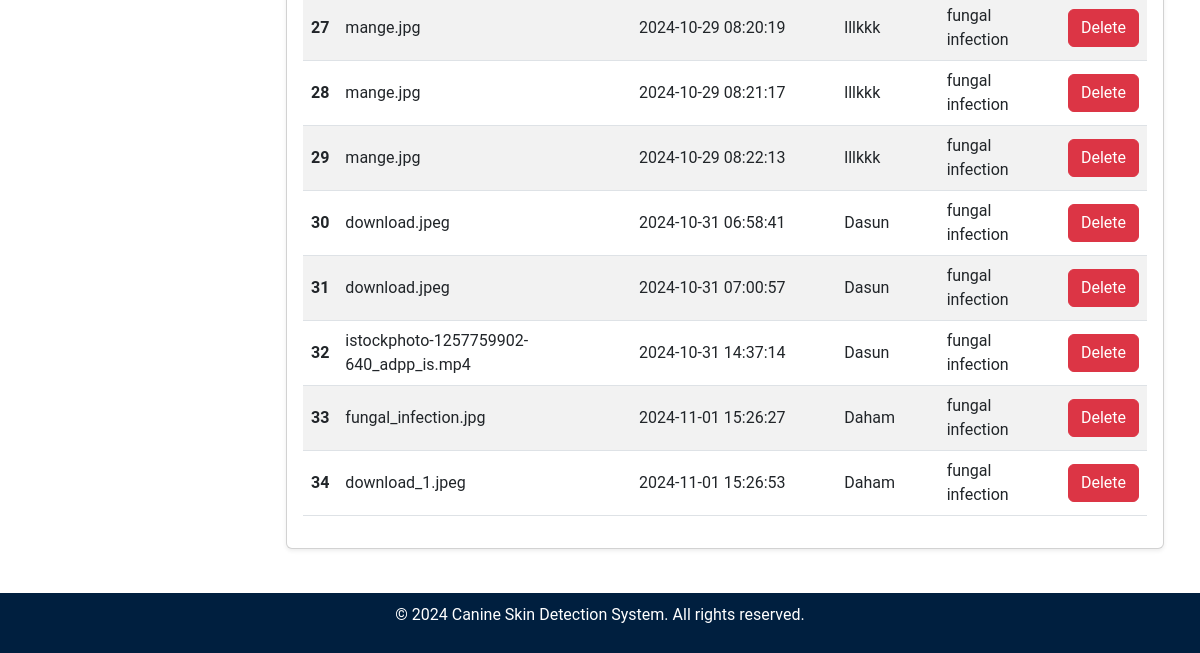
The app's page /admin/upload_logs (lower part), older data.
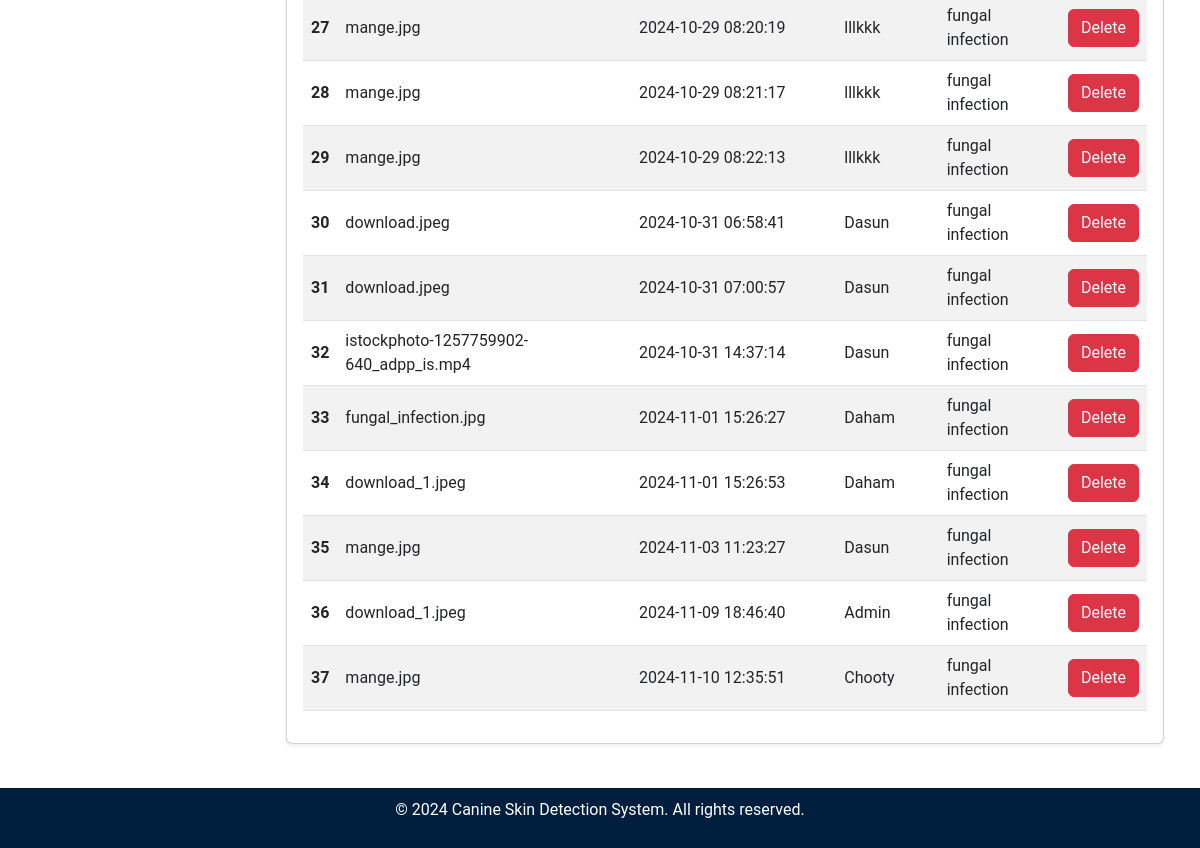
The same page, newer data.
### tables this page shows
CREATE TABLE uploads (
    id INTEGER PRIMARY KEY AUTOINCREMENT,
    filename TEXT NOT NULL,
    upload_date TIMESTAMP DEFAULT CURRENT_TIMESTAMP,
    file_type TEXT NOT NULL,
    result TEXT NOT NULL,  -- Add a column for storing the result (disease name)
    username TEXT NOT NULL  -- Store the username instead of user_id
);

### admin.py (the view)
@admin.route('/upload_logs')
def upload_logs():
    conn = get_db_connection()
    uploads = conn.execute('SELECT * FROM uploads').fetchall()
    conn.close()
    return render_template('admin/upload_logs.html', uploads=uploads)

### db.py (called while the page is built)
def get_db_connection():
    conn = sqlite3.connect('site.db')
    conn.row_factory = sqlite3.Row  # Allows accessing rows as dictionaries
    return conn

### templates/admin/upload_logs.html (shortened to what this page needs)
<!DOCTYPE html>
<html lang="en">
<head>
    <link href="https://cdn.jsdelivr.net/npm/bootstrap@5.3.0-alpha1/dist/css/bootstrap.min.css" rel="stylesheet">
    <link rel="stylesheet" href="{{ url_for('static', filename='css/admin_styles.css') }}">
    <link href="https://cdnjs.cloudflare.com/ajax/libs/bootstrap-icons/1.8.1/font/bootstrap-icons.min.css" rel="stylesheet">
</head>
<body>
    <div class="content p-4">
        <div class="container-fluid">
            <div class="card shadow-sm mt-4">
                <div class="card-body">
                    {% if uploads %}
                    <table class="table table-hover table-striped align-middle">
                        <tbody>
                            {% for upload in uploads %}
                            <tr>
                                <th scope="row">{{ upload.id }}</th>
                                <td>{{ upload.filename }}</td>
                                <td>{{ upload.upload_date }}</td>
                                <td>{{ upload.username }}</td>
                                <td>{{ upload.result }}</td>
                                <td>
                                    <form action="{{ url_for('admin.delete_log', upload_id=upload.id) }}" method="POST" onsubmit="return confirm('Are you sure you want to delete this upload?');">
                                        <button type="submit" class="btn btn-danger">Delete</button>
                                    </form>
                                </td>
                            </tr>
                            {% endfor %}
                        </tbody>
                    </table>
                    {% else %}
                        <p class="text-center">No logs found for the selected filters.</p>
                    {% endif %}
                </div>
            </div>
        </div>
    </div>
    {% include 'partials/footer_admin.html' %}
</body>
</html>

### templates/partials/footer_admin.html
<footer class="mt-auto">
    <div class="container">
        <p>&copy; 2024 Canine Skin Detection System. All rights reserved.</p>
    </div>
</footer>

### static/css/admin_styles.css (style rules this page uses)
html,body { font-family: 'Roboto', sans-serif; height: 100%; margin: 0; }
.card { margin-bottom: 20px; }
.content { margin-left: 250px; padding: 20px; flex: 1; }
footer { background-color: #001f3f; color: white; padding: 10px 0; text-align: center; position: bottom; }
.card-body { position: relative; z-index: 1; }

Row changes from the older to the newer data that the page shows:
added uploads: id "35", filename "mange.jpg", upload_date "2024-11-03 11:23:27", username "Dasun", result "fungal infection"
added uploads: id "36", filename "download_1.jpeg", upload_date "2024-11-09 18:46:40", username "Admin", result "fungal infection"
added uploads: id "37", filename "mange.jpg", upload_date "2024-11-10 12:35:51", username "Chooty", result "fungal infection"
